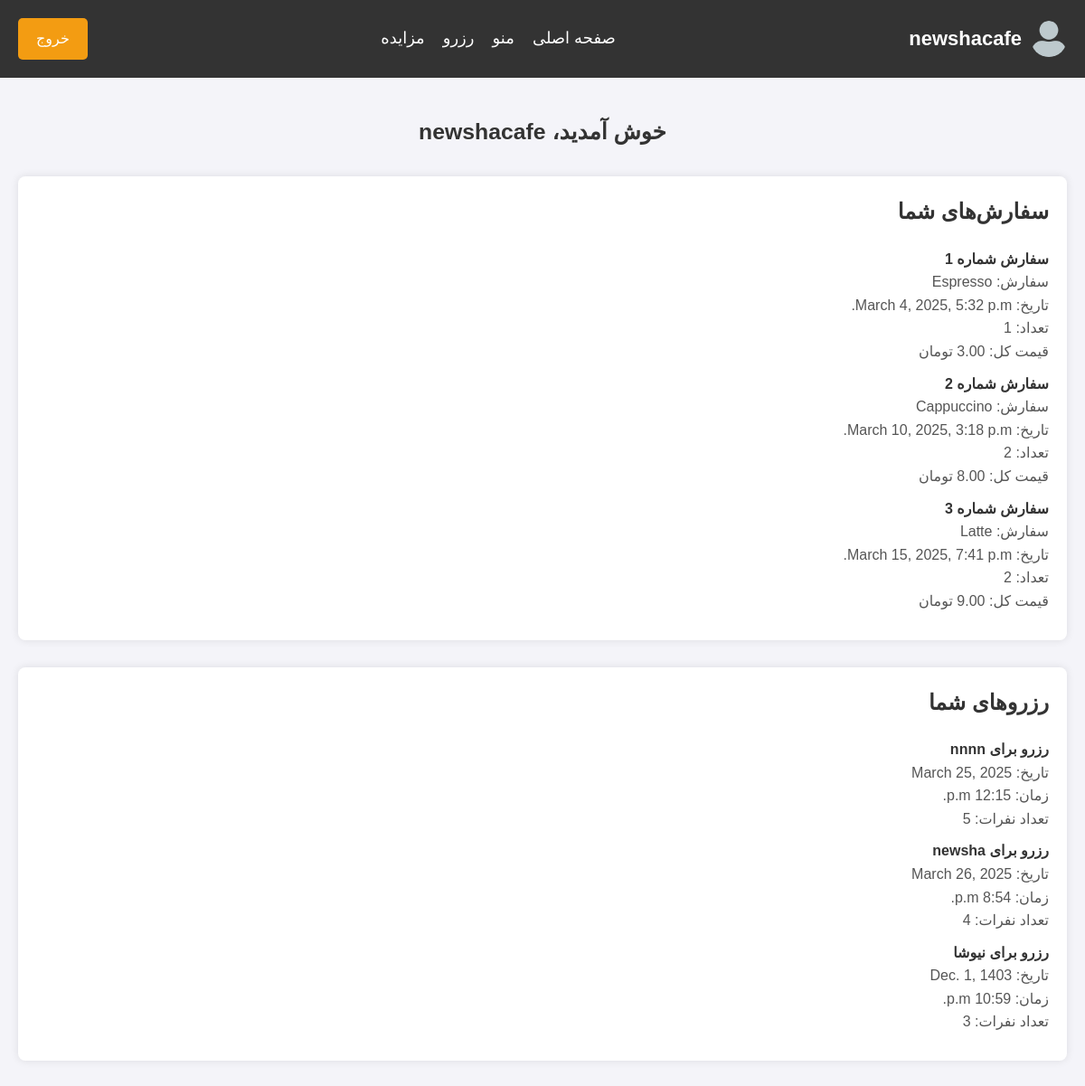
/orders/dashboard/ (signed in), run on the app's committed database.
### orders/models.py (models this page shows, shortened)
class Order(models.Model):
    user = models.ForeignKey(User, on_delete=models.CASCADE)
    order_number = models.PositiveIntegerField(default=1)
    item_name = models.CharField(max_length=100)
    quantity = models.PositiveIntegerField(default=1)
    date = models.DateTimeField(auto_now_add=True)
    price = models.DecimalField(max_digits=6, decimal_places=2, default=0.00)

class Reservation(models.Model):
    user = models.ForeignKey(User, on_delete=models.CASCADE)
    fullname = models.CharField(max_length=255)
    reservation_date = models.DateField()
    reservation_time = models.TimeField()
    number_of_people = models.IntegerField()

### orders/views.py (the view)
# urls.py: path('dashboard/', views.dashboard, name='dashboard'),
@login_required
def dashboard(request):
    orders = Order.objects.filter(user=request.user)
    reservations = Reservation.objects.filter(user=request.user)
    return render(request, 'dashboard.html', {'orders': orders, 'reservations': reservations})

### templates/dashboard.html (shortened to what this page needs)
{% extends 'base.html' %}
{% load static %}
{% block extra_css %}
<link rel="stylesheet" href="{% static 'style/dashboard.css' %}">
{% endblock %}
{% block content %}
  <div class="dashboard-container" style="direction: rtl;">
    <h2>خوش آمدید، {{ user.username }}</h2>
    <div class="orders-section">
      <h3>سفارش‌های شما</h3>
      <ul>
        {% for order in orders %}
          <li>
            <strong>سفارش شماره {{ order.order_number }}</strong><br>
            سفارش: {{ order.item_name }}<br>
            تاریخ: {{ order.date }}<br>
            تعداد: {{ order.quantity }}<br>
            قیمت کل: {{ order.price }} تومان
          </li>
        {% empty %}
          <li>شما هیچ سفارشی ثبت نکرده‌اید.</li>
        {% endfor %}
      </ul>
    </div>
    <div class="reservations-section">
      <h3>رزروهای شما</h3>
      <ul>
        {% for reservation in reservations %}
          <li>
            <strong>رزرو برای {{ reservation.fullname }}</strong><br>
            تاریخ: {{ reservation.reservation_date }}<br>
            زمان: {{ reservation.reservation_time }}<br>
            تعداد نفرات: {{ reservation.number_of_people }}<br>
          </li>
        {% empty %}
          <li>شما هیچ رزروی ثبت نکرده‌اید.</li>
        {% endfor %}
      </ul>
    </div>
  </div>
{% endblock %}

### templates/base.html (shortened to what this page needs)
{% load static %}
<!DOCTYPE html>
<html lang="fa">
<head>
    {% block extra_css %}{% endblock %}
    <link rel="stylesheet" href="{% static 'style/home.css' %}">
    <link rel="stylesheet" href="https://cdnjs.cloudflare.com/ajax/libs/font-awesome/6.4.2/css/all.min.css">
</head>
<body>
    <header>
        <nav>
            {% if user.is_authenticated %}
                <a href="{% url 'logout' %}" class="btn">خروج</a>
            {% else %}
                <a href="{% url 'login' %}" class="btn">ورود / ثبت‌نام</a>
            {% endif %}
            <ul class="menu" style="direction: rtl;">
                <li><a href="{% url 'home' %}">صفحه اصلی</a></li>
                <li><a href="{% url 'menu' %}">منو</a></li>
                <li><a href="{% url 'reservation' %}">رزرو</a></li>
                <li><a href="{% url 'auction_list' %}">مزایده</a></li>
            </ul>
            {% if user.is_authenticated %}
                <h2><a href="{% url 'dashboard' %}">{{ user.username }}</a><img src="{% static 'image/user.png' %}" alt="کاربر"></h2>
            {% else %}
                <h2>کافه ما</h2>
            {% endif %}
        </nav>
    </header>
    <main>
        {% block content %}{% endblock %}
    </main>
</body>
</html>

### static/style/dashboard.css (style rules this page uses)
.dashboard-container { background-color: #f4f4f9; padding: 40px 20px; max-width: 1200px; margin: 0 auto; }
.dashboard-container h2 { font-size: 1.55rem; margin-bottom: 30px; text-align: center; color: #333; }
.orders-section, .reservations-section { background-color: white; padding: 20px; margin-bottom: 30px; border-radius: 8px; box-shadow: 0 0 10px rgba(0, 0, 0, 0.1); }
.orders-section h3, .reservations-section h3 { font-size: 1.5rem; margin-bottom: 20px; color: #333; }
.orders-section ul, .reservations-section ul { list-style-type: none; }
.orders-section ul li, .reservations-section ul li { font-size: 16px; margin-bottom: 10px; color: #555; }
.orders-section ul li strong, .reservations-section ul li strong { color: #333; }

### static/style/home.css (style rules this page uses)
* { margin: 0; padding: 0; box-sizing: border-box; font-family: 'IranSans', sans-serif; }
body { background-color: #f4f4f9; color: #333; line-height: 1.6; font-family: 'IranSans', sans-serif; }
header { background-color: #333; color: white; padding: 20px 0; text-align: center; }
header nav { display: flex; justify-content: space-between; align-items: center; padding: 0 20px; }
header h2 { display: flex; align-items: center; font-size: 24px; font-weight: bold; gap: 10px; }
header h2 a { color: white; text-decoration: none; font-size: 22px; }
header h2 img { width: 40px; height: 40px; border-radius: 50%; }
header ul { list-style: none; display: flex; gap: 20px; }
header ul li { display: inline; }
header ul li a { color: white; text-decoration: none; font-size: 18px; transition: color 0.3s; }
header .btn { background-color: #f39c12; color: white; padding: 10px 20px; text-decoration: none; font-size: 16px; border-radius: 5px; transition: background-color 0.3s; display: inline-block; text-align: center; }

### data on the page
Order: order_number "1", item_name "Espresso", date "March 4, 2025, 5:32 p.m.", quantity "1", price "3.00"
Order: order_number "2", item_name "Cappuccino", date "March 10, 2025, 3:18 p.m.", quantity "2", price "8.00"
Order: order_number "3", item_name "Latte", date "March 15, 2025, 7:41 p.m.", quantity "2", price "9.00"
Reservation: fullname "nnnn", reservation_date "March 25, 2025", reservation_time "12:15 p.m.", number_of_people "5"
Reservation: fullname "newsha", reservation_date "March 26, 2025", reservation_time "8:54 p.m.", number_of_people "4"
Reservation: fullname "نیوشا", reservation_date "Dec. 1, 1403", reservation_time "10:59 p.m.", number_of_people "3"

### other printed values
{{ user.username }} "newshacafe"
